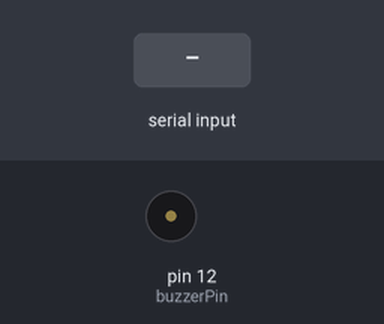
This sketch was run on a simulated Arduino Uno, built with avr-gcc and run on an emulated ATmega328P. Shown: buzzer (waves = sounding). The inputs (shaded band) are chosen by the test bench.

Above: at 1.2 s.
1.3 s: "1" received over Serial
At 1.7 s:
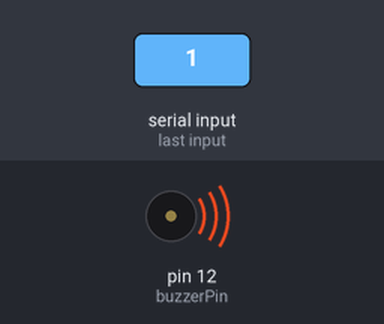
Timing chart, 0 to 4.3 s (numbered marks = the images above; inputs shaded):
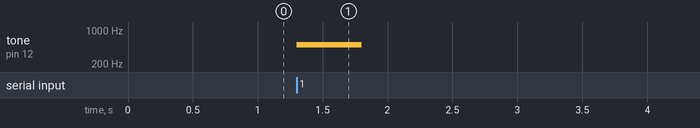

The sketch:

15_Motion_Buzzer.ino
```cpp
int buzzerPin = 12;


void setup() {
  Serial.begin(9600);
  //부저
  pinMode(buzzerPin, OUTPUT);
}

void loop() {
  //부저 울림
  if (Serial.available() > 0) {
    char data = Serial.read();
    if (data == '1') {
      tone(buzzerPin, 500);
      delay(500);
      noTone(buzzerPin);
    }
  }
}
```

Measured:
- after the input at 1.3 s, tone on pin 12 (buzzerPin): silent → 500 Hz at once, → silent 0.50 s later
